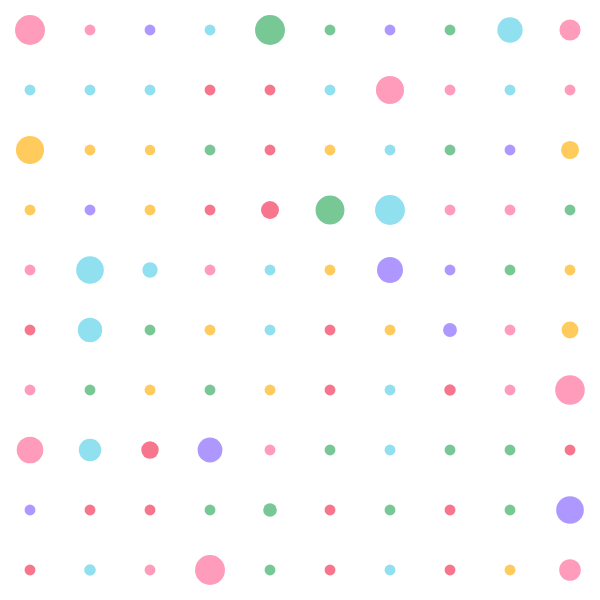
Frame 1 (no input)
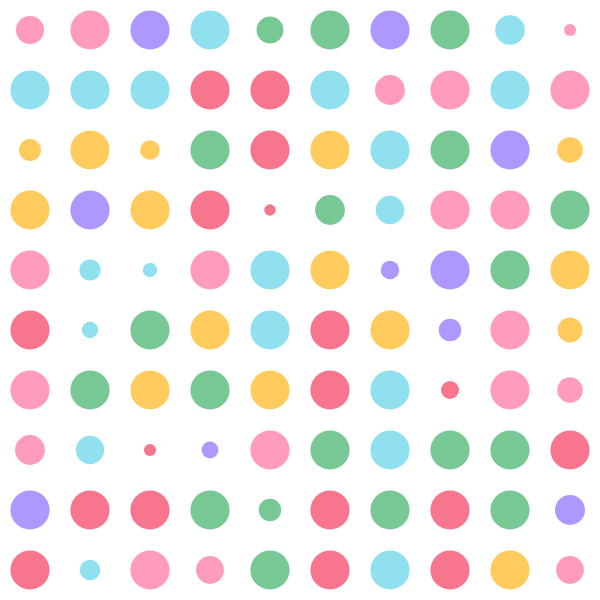
Frame 60 (no input)
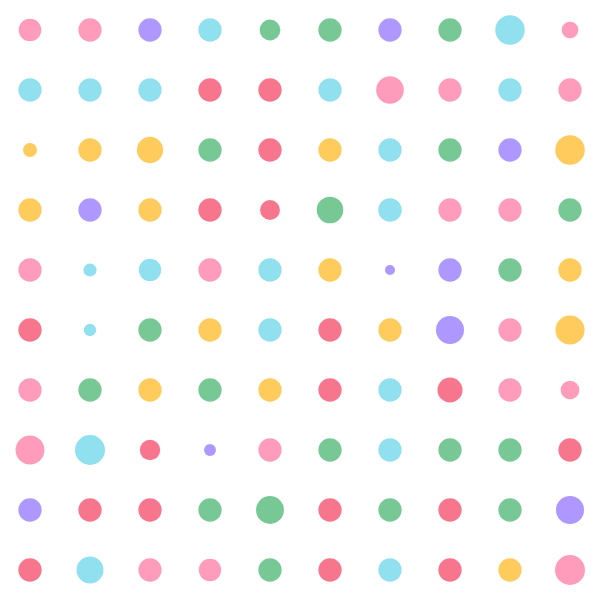
Frame 120 (the mouse pressed at the canvas centre since frame 60)

The p5.js sketch that drew these frames (run headless with seeded random() and noise() and a simulated clock; from frame 60 on, the mouse is pressed at the canvas centre):

// p5.js sketch
// ── sketch.js
let cols = 10;
let rows = 10;
let spacing = 60;
let t = 0;

let palette = [
  [247, 118, 141],  // 柔紅莓
  [255, 203, 92],   // 橘黃
  [144, 224, 239],  // 淺藍
  [120, 200, 150],  // 牛油果綠
  [255, 156, 187],  // 草莓牛奶
  [174, 152, 255]   // 薰衣草紫
];

let dotColors = [];
let isIndependent = [];
let phaseOffset = [];

function setup() {
  createCanvas(600, 600);
  ellipseMode(RADIUS);
  noStroke();

  for (let x = 0; x < cols; x++) {
    dotColors[x] = [];
    isIndependent[x] = [];
    phaseOffset[x] = [];
    for (let y = 0; y < rows; y++) {
      let index = int(random(palette.length));
      dotColors[x][y] = palette[index];

      if (random(1) < 0.3) {
        isIndependent[x][y] = true;
        phaseOffset[x][y] = random(TWO_PI);
      } else {
        isIndependent[x][y] = false;
      }
    }
  }
}

function draw() {
  background(255);
  t += 0.03;

  let globalRadius = 5 + 15 * abs(sin(t));

  for (let x = 0; x < cols; x++) {
    for (let y = 0; y < rows; y++) {
      let cx = x * spacing + spacing / 2;
      let cy = y * spacing + spacing / 2;

      let r;
      if (isIndependent[x][y]) {
        r = 5 + 10 * abs(sin(t * 1.5 + phaseOffset[x][y]));
      } else {
        r = globalRadius;
      }

      let c = dotColors[x][y];
      fill(c[0], c[1], c[2]);
      ellipse(cx, cy, r, r);
    }
  }
}
